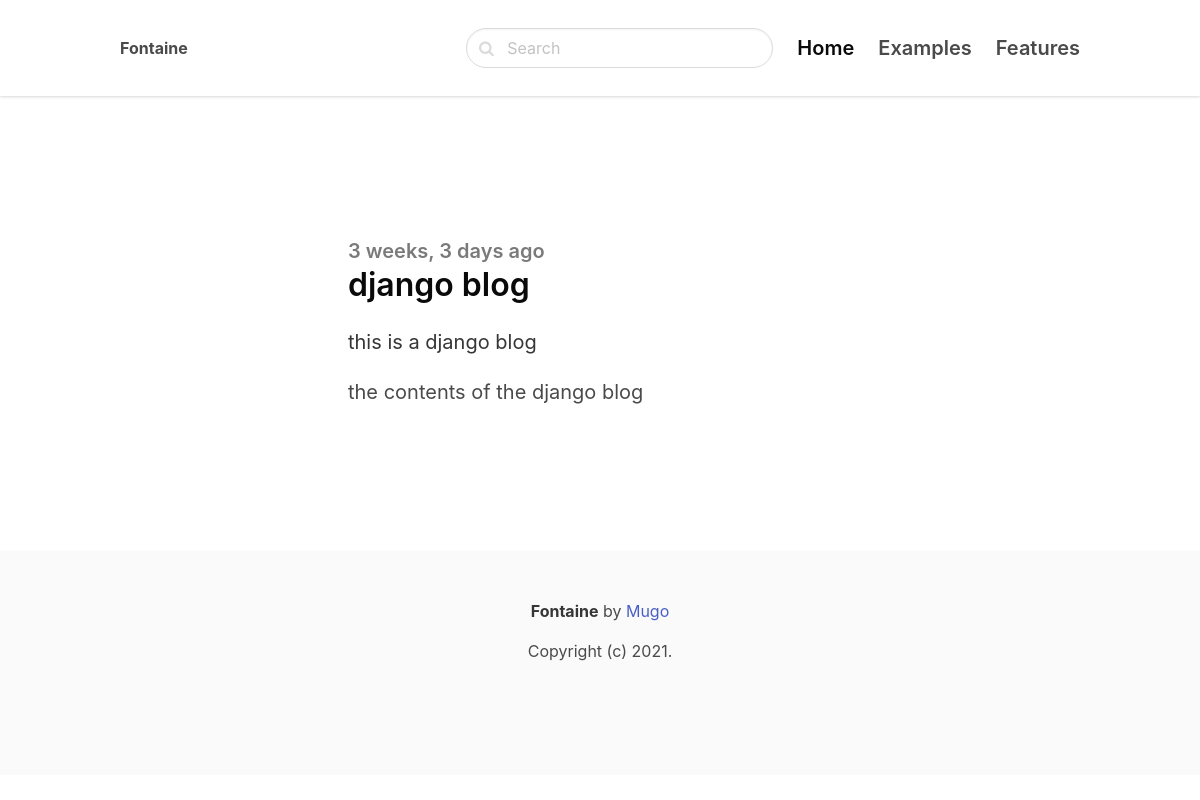
Screenshot of /django-blog/ with the database file from the repository.
### main_blog/models.py (models this page shows)
class Posts(models.Model):
    title = models.CharField(max_length=255)
    slug = models.SlugField()
    intro = models.TextField()
    body = models.TextField()
    created_at = models.DateTimeField(auto_now_add=True)
    class Meta:
        ordering = ('-created_at',)

### main_blog/views.py (the view)
# urls.py: path('<slug:slug>/', views.detail, name='post_detail'),
def detail(request, slug):
    post = get_object_or_404(Posts, slug=slug)
    form = CommentForm()
    return render(request, 'blog/detail.html', {'post': post, 'form': form})

### main_blog/forms.py
class CommentForm(forms.ModelForm):
    class Meta:
        model = Comment
        fields = ('name', 'email', 'body')

### main_blog/templates/blog/detail.html (shortened to what this page needs)
{% extends 'core/base.html' %}
{% block content %}
<section class="hero ">
    <div class="hero-body">
        <div class="container">
            <section class="section">
                <div class="columns">
                    <div class="column is-8 is-offset-2">
                            <div class="content is-medium">
                                    <h2 class="subtitle is-5 has-text-grey">{{ post.created_at|timesince }} ago</h2>
                                    <h1 class="title has-text-black is-3">{{ post.title }}</h1>
                                    <p class="has-text-dark">{{ post.intro }}</p>
                                    <p>{{ post.body }}</p>
                            </div>
                    </div>
                </div>
            </section>
        </div>
    </div>
</section>
{% endblock %}

### rows the page displays
Posts: created_at "3 weeks, 3 days", title "django blog", intro "this is a django blog", body "the contents of the django blog"
